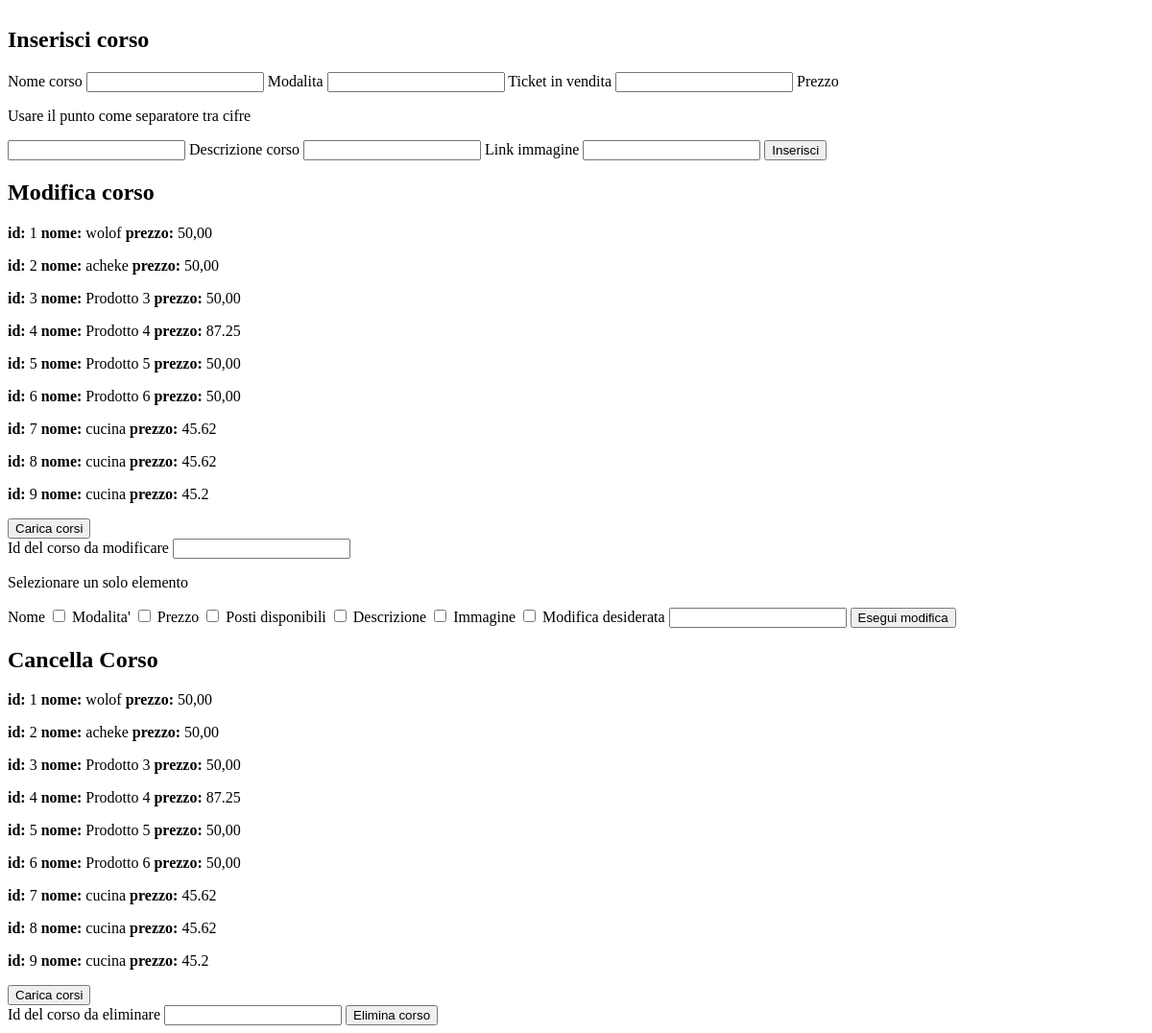
Before: /pano_creators (signed in) with the older database file.
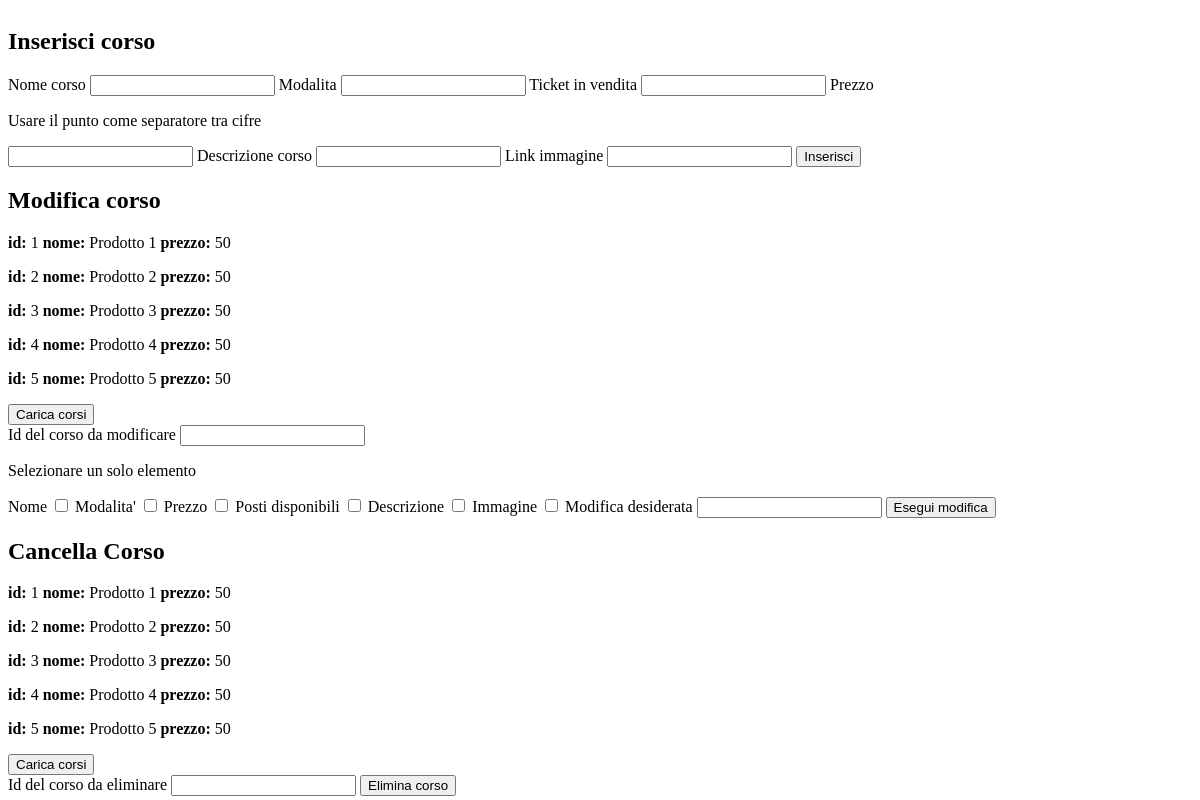
After: the same page with the newer database file.
### tables this page shows
CREATE TABLE service
(
	id_service INTEGER PRIMARY KEY AUTOINCREMENT,
    nome TEXT,
    modalit TEXT,
    prezzo DECIMAL(10, 2),
    stock INT,
    descrizione TEXT, 
    img TEXT
);

### app.py (the view)
@app.route('/pano_creators', methods=['POST', 'GET'])
@login_required
def visualizza_creators():
    corsi=visualizza_tutti_corsi()
    return render_template('dash_creators.html', corsi=corsi)

### app.py (called while the page is built)
def db_utenti():
    db = getattr(g, '_database', None)
    if db is None:
        db = g._database = sqlite3.connect(DATABASE)
    return db

def visualizza_tutti_corsi():
    db_ram=db_utenti()
    cursore=db_ram.cursor()
    cursore.execute('SELECT * FROM service')
    corsi=cursore.fetchall()
    db_ram.close()
    return corsi

def login_required(view_func):
    @wraps(view_func)
    def wrapped_view(*args, **kwargs):
        if 'id_utenti' in session:
            return view_func(*args, **kwargs)
        else:
            return redirect(url_for('no'))
    return wrapped_view

### templates/dash_creators.html (shortened to what this page needs)
<!DOCTYPE html>
<head>
    <link type="text/css" rel="stylesheet" href="{{ url_for('static', filename='templates.css') }}" />
</head>
<body>
    <div class="pannello">
        <form method="post" class="data_view" action="{{url_for('nuovo_corso')}}">
            <h2 class="titoli">Inserisci corso</h2>
            <label>Nome corso</label>
            <input type="text" name="nome" required>
            <label>Modalita</label>
            <input type="text" name="dalit" required>
            <label>Ticket in vendita</label>
            <input type="number" name="num" required />
            <label>Prezzo</label>
            <p>Usare il punto come separatore tra cifre</p>
            <input type="text" name="prez" required>
            <label>Descrizione corso</label>
            <input type="text" name="descr" required>
            <label>Link immagine</label>
            <input type="text" name="img" required />
            <button type="submit">Inserisci</button>
        </form>
        <form method="post" class="data_view" action="{{url_for('visualizza_creators')}}">
            <h2 class="titoli">Modifica corso</h2>
            <div class="data_view">
                {% for corsi in corsi %}
                <p> <strong>id:</strong> {{corsi[0]}}    <strong>nome:</strong> {{corsi[1]}}   <strong>prezzo:</strong> {{corsi[3]}} </p>
                {% endfor %}
            </div>
            <button type="submit">Carica corsi</button>
        </form>
        <form method="post" class="data_view" action="{{url_for('mod_corso')}}">
            <div class="data_view">
                <label>Id del corso da modificare</label>
                <input type="number" name="quale" required />
                <p>Selezionare un solo elemento</p>
                <label>Nome</label>
                <input type="checkbox" name="cod" value="co">
                <label>Modalita'</label>
                <input type="checkbox" name="cod" value="mod">
                <label>Prezzo</label>
                <input type="checkbox" name="cod" value="prez">
                <label>Posti disponibili</label>
                <input type="checkbox" name="cod" value="quanti">
                <label>Descrizione</label>
                <input type="checkbox" name="cod" value="desc">
                <label>Immagine</label>
                <input type="checkbox" name="cod" value="imge">
                <label>Modifica desiderata</label>
                <input type="text" name="nuovo" required>
                <button type="submit">Esegui modifica</button>
            </div>
        </form>
        <form method="post" class="data_view" action="{{url_for('visualizza_creators')}}">
            <h2 class="titoli">Cancella Corso</h2>
            <div class="data_view">
                {% for corsi in corsi %}
                <p> <strong>id:</strong> {{corsi[0]}}    <strong>nome:</strong> {{corsi[1]}}   <strong>prezzo:</strong> {{corsi[3]}} </p>
                {% endfor %}
            </div>
            <button type="submit">Carica corsi</button>
        </form>
        <form method="post" class="data_view" action="{{url_for('elimina')}}">
            <label>Id del corso da eliminare</label>
            <input type="number" name="elimino" required />
            <button type="submit">Elimina corso</button>
        </form>
    </div>
</body>

Changed rows visible on the page:
removed service: id_service "6", nome "Prodotto 6", prezzo "50,00"
removed service: id_service "7", nome "cucina", prezzo "45.62"
removed service: id_service "8", nome "cucina", prezzo "45.62"
removed service: id_service "9", nome "cucina", prezzo "45.2"
changed service id 1: nome "wolof" → "Prodotto 1"; prezzo "50,00" → "50"
changed service id 2: nome "acheke" → "Prodotto 2"; prezzo "50,00" → "50"
changed service "Prodotto 3": prezzo "50,00" → "50"
changed service "Prodotto 4": prezzo "87.25" → "50"
changed service "Prodotto 5": prezzo "50,00" → "50"
